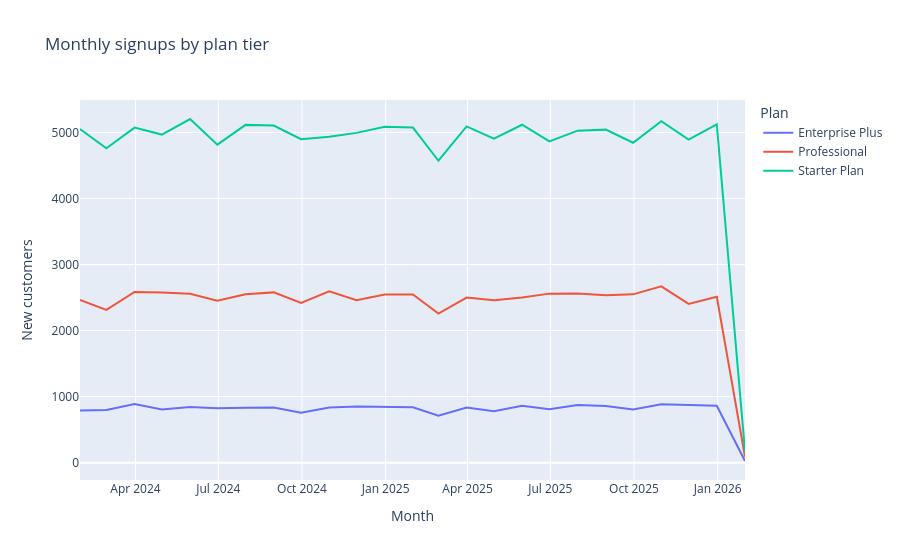

Notebook code cell kept with this figure:
### Code cell
monthly_by_tier = (df.set_index('signup_date')
                     .groupby('marketing_name')
                     .resample('ME')
                     .size()
                     .reset_index(name='signups'))

fig_tier_trend = px.line(
    monthly_by_tier,
    x='signup_date',
    y='signups',
    color='marketing_name',
    title='Monthly signups by plan tier',
    labels={
        'signup_date': 'Month',
        'signups': 'New customers',
        'marketing_name': 'Plan'
    }
)
fig_tier_trend.show()

### Figure 1 — Plotly figure (JSON) as saved in the notebook; plotly's stock layout.template omitted (floating-point values rounded to 4 significant figures)
{"data": [{"hovertemplate": "Plan=Enterprise Plus<br>Month=%{x}<br>New customers=%{y}<extra></extra>", "legendgroup": "Enterprise Plus", "line": {"color": "#636efa", "dash": "solid"}, "marker": {"symbol": "circle"}, "mode": "lines", "name": "Enterprise Plus", "orientation": "v", "showlegend": true, "type": "scatter", "x": ["2024-01-31T00:00:00.000000", "2024-02-29T00:00:00.000000", "2024-03-31T00:00:00.000000", "2024-04-30T00:00:00.000000", "2024-05-31T00:00:00.000000", "2024-06-30T00:00:00.000000", "2024-07-31T00:00:00.000000", "2024-08-31T00:00:00.000000", "2024-09-30T00:00:00.000000", "2024-10-31T00:00:00.000000", "2024-11-30T00:00:00.000000", "2024-12-31T00:00:00.000000", "2025-01-31T00:00:00.000000", "2025-02-28T00:00:00.000000", "2025-03-31T00:00:00.000000", "2025-04-30T00:00:00.000000", "2025-05-31T00:00:00.000000", "2025-06-30T00:00:00.000000", "2025-07-31T00:00:00.000000", "2025-08-31T00:00:00.000000", "2025-09-30T00:00:00.000000", "2025-10-31T00:00:00.000000", "2025-11-30T00:00:00.000000", "2025-12-31T00:00:00.000000", "2026-01-31T00:00:00.000000"], "xaxis": "x", "y": [789, 797, 886, 804, 841, 825, 831, 835, 754, 836, 849, 840, 838, 712, 835, 778, 861, 809, 871, 856, 806, 884, 868, 860, 25], "yaxis": "y"}, {"hovertemplate": "Plan=Professional<br>Month=%{x}<br>New customers=%{y}<extra></extra>", "legendgroup": "Professional", "line": {"color": "#EF553B", "dash": "solid"}, "marker": {"symbol": "circle"}, "mode": "lines", "name": "Professional", "orientation": "v", "showlegend": true, "type": "scatter", "x": ["2024-01-31T00:00:00.000000", "2024-02-29T00:00:00.000000", "2024-03-31T00:00:00.000000", "2024-04-30T00:00:00.000000", "2024-05-31T00:00:00.000000", "2024-06-30T00:00:00.000000", "2024-07-31T00:00:00.000000", "2024-08-31T00:00:00.000000", "2024-09-30T00:00:00.000000", "2024-10-31T00:00:00.000000", "2024-11-30T00:00:00.000000", "2024-12-31T00:00:00.000000", "2025-01-31T00:00:00.000000", "2025-02-28T00:00:00.000000", "2025-03-31T00:00:00.000000", "2025-04-30T00:00:00.000000", "2025-05-31T00:00:00.000000", "2025-06-30T00:00:00.000000", "2025-07-31T00:00:00.000000", "2025-08-31T00:00:00.000000", "2025-09-30T00:00:00.000000", "2025-10-31T00:00:00.000000", "2025-11-30T00:00:00.000000", "2025-12-31T00:00:00.000000", "2026-01-31T00:00:00.000000"], "xaxis": "x", "y": [2464, 2313, 2584, 2578, 2557, 2452, 2549, 2578, 2417, 2595, 2459, 2546, 2547, 2256, 2499, 2458, 2499, 2559, 2562, 2536, 2548, 2669, 2403, 2511, 90], "yaxis": "y"}, {"hovertemplate": "Plan=Starter Plan<br>Month=%{x}<br>New customers=%{y}<extra></extra>", "legendgroup": "Starter Plan", "line": {"color": "#00cc96", "dash": "solid"}, "marker": {"symbol": "circle"}, "mode": "lines", "name": "Starter Plan", "orientation": "v", "showlegend": true, "type": "scatter", "x": ["2024-01-31T00:00:00.000000", "2024-02-29T00:00:00.000000", "2024-03-31T00:00:00.000000", "2024-04-30T00:00:00.000000", "2024-05-31T00:00:00.000000", "2024-06-30T00:00:00.000000", "2024-07-31T00:00:00.000000", "2024-08-31T00:00:00.000000", "2024-09-30T00:00:00.000000", "2024-10-31T00:00:00.000000", "2024-11-30T00:00:00.000000", "2024-12-31T00:00:00.000000", "2025-01-31T00:00:00.000000", "2025-02-28T00:00:00.000000", "2025-03-31T00:00:00.000000", "2025-04-30T00:00:00.000000", "2025-05-31T00:00:00.000000", "2025-06-30T00:00:00.000000", "2025-07-31T00:00:00.000000", "2025-08-31T00:00:00.000000", "2025-09-30T00:00:00.000000", "2025-10-31T00:00:00.000000", "2025-11-30T00:00:00.000000", "2025-12-31T00:00:00.000000", "2026-01-31T00:00:00.000000"], "xaxis": "x", "y": [5050, 4760, 5072, 4967, 5203, 4815, 5114, 5103, 4898, 4933, 4993, 5086, 5073, 4571, 5090, 4907, 5116, 4863, 5026, 5042, 4844, 5171, 4890, 5122, 172], "yaxis": "y"}], "layout": {"legend": {"title": {"text": "Plan"}, "tracegroupgap": 0}, "title": {"text": "Monthly signups by plan tier"}, "xaxis": {"anchor": "y", "domain": [0, 1], "title": {"text": "Month"}}, "yaxis": {"anchor": "x", "domain": [0, 1], "title": {"text": "New customers"}}}}
